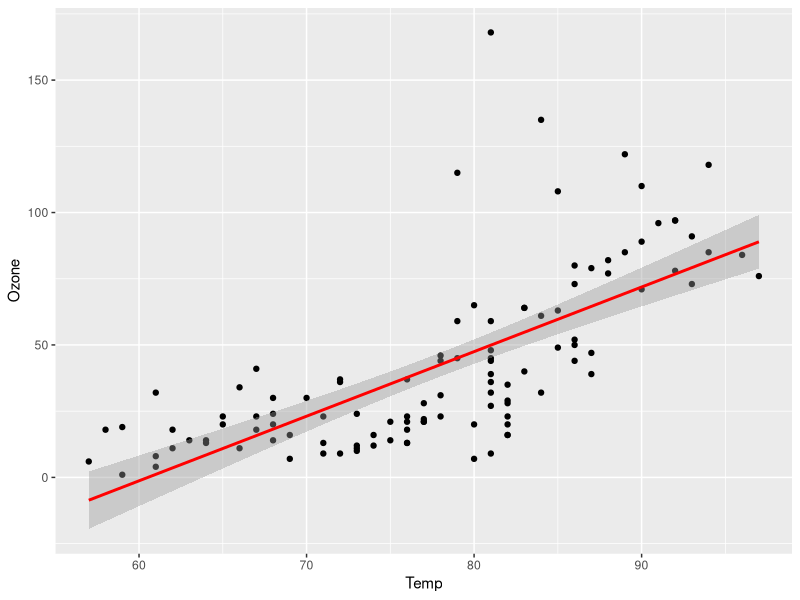
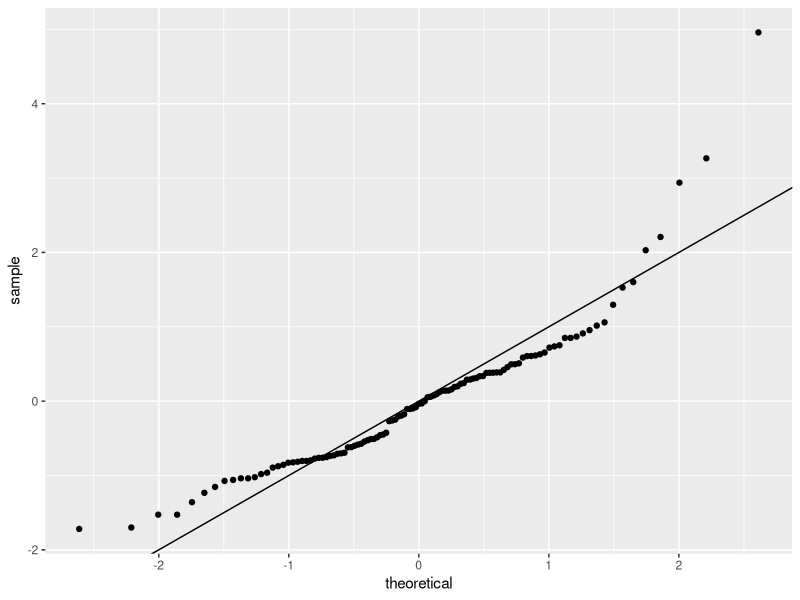
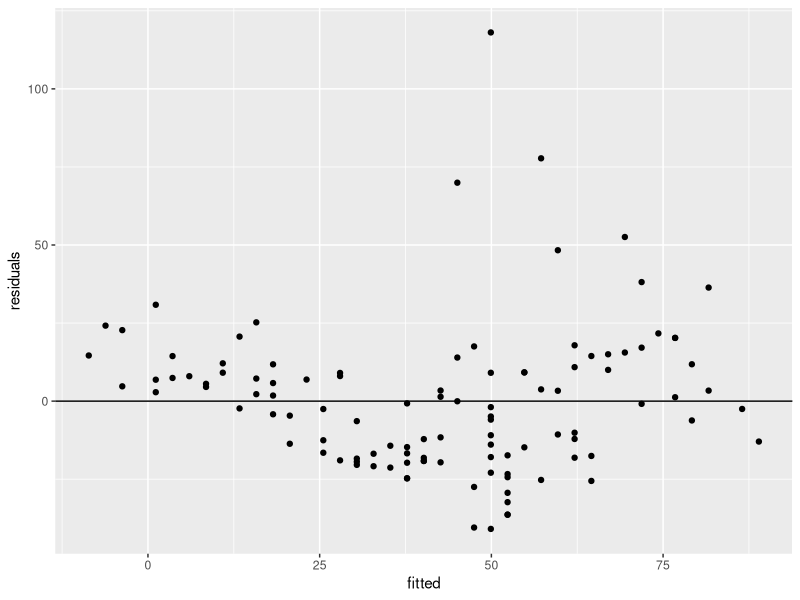
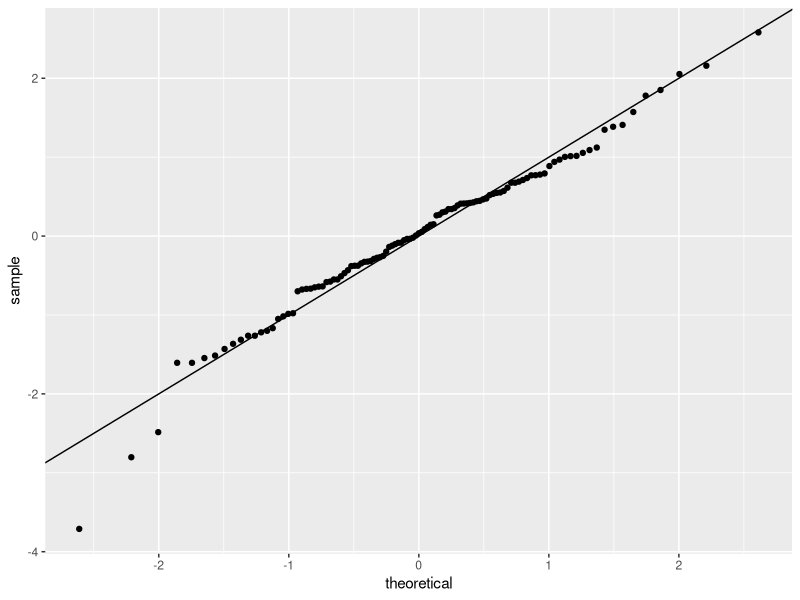
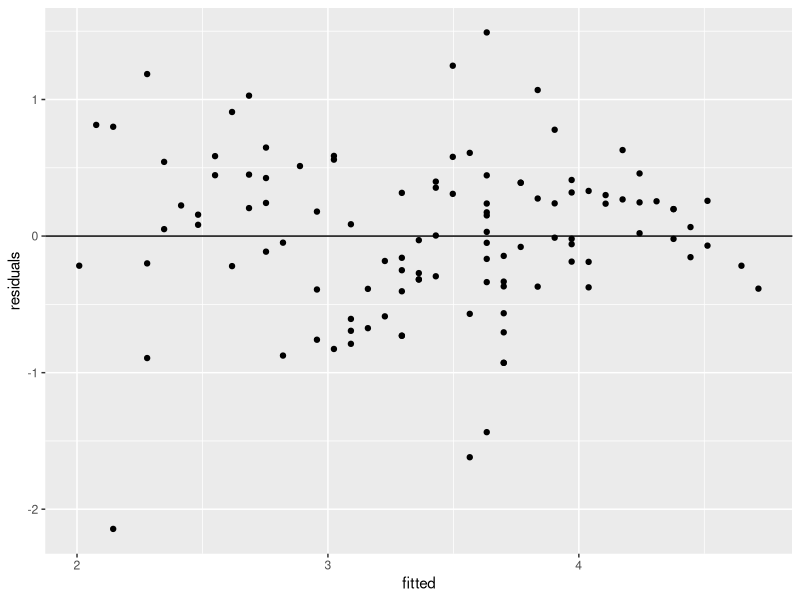
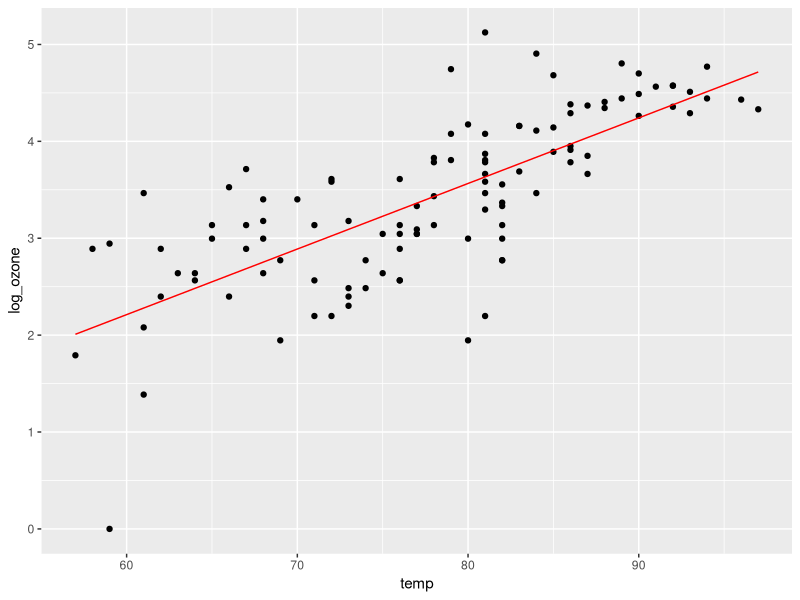
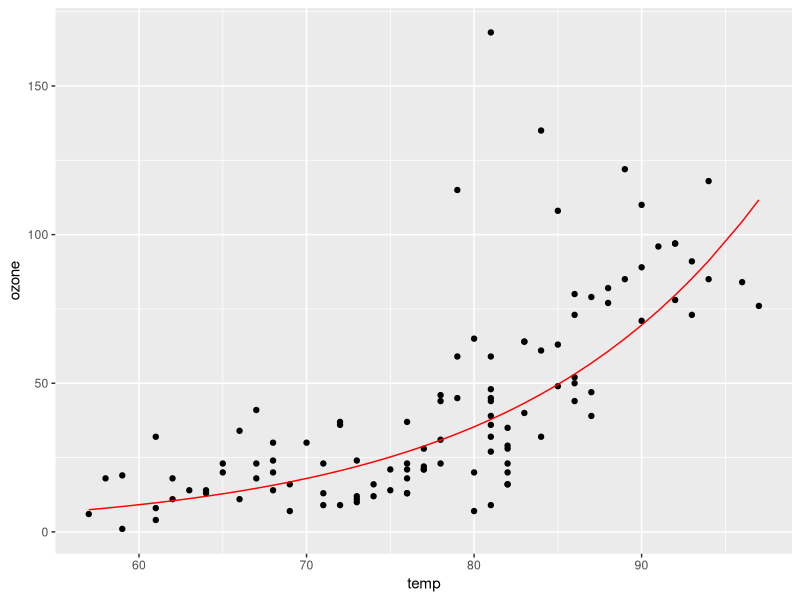

Source code (R) for these figures, in order:
## ---- chunk 1
airquality.no.na <- na.omit(airquality)

fit.airq <- lm(Ozone ~ Temp, data = airquality.no.na)

summary(fit.airq)
## ---- chunk 2
library(ggplot2)

ggplot(airquality.no.na, aes(x = Temp, y = Ozone)) +
  geom_point() +
  geom_smooth(method = "lm", se = TRUE, level = 0.95, col = "red")
## ---- chunk 3
library(dplyr)

resid <- residuals(fit.airq)
fitted <- fitted(fit.airq)

fit.airq.diagnostics <- data.frame(residuals = resid,
                                   residuals_scaled = (resid - mean(resid)) / sd(resid),
                                   fitted = fitted)

# QQ-Plot
ggplot(fit.airq.diagnostics, aes(sample = residuals_scaled)) +
  stat_qq() +
  geom_abline(intercept = 0, slope = 1)

# Fitted versus residuals
ggplot(fit.airq.diagnostics, aes(x = fitted, y = residuals)) +
  geom_point() +
  geom_hline(yintercept = 0)
## ---- chunk 4
airquality.no.na <- airquality.no.na %>% mutate(logOzone = log(Ozone))

fit.airq2 <- lm(logOzone ~ Temp, data = airquality.no.na)

summary(fit.airq2)
## ---- chunk 5
resid <- residuals(fit.airq2)
fitted <- fitted(fit.airq2)

fit.airq.diagnostics <- data.frame(residuals = resid,
                                   residuals_scaled = (resid - mean(resid)) / sd(resid),
                                   fitted = fitted)

# QQ-Plot
ggplot(fit.airq.diagnostics, aes(sample = residuals_scaled)) +
  stat_qq() +
  geom_abline(intercept = 0, slope = 1)

# Fitted versus residuals
ggplot(fit.airq.diagnostics, aes(x = fitted, y = residuals)) +
  geom_point() +
  geom_hline(yintercept = 0)
## ---- chunk 6
fit.airq.diagnostics <- fit.airq.diagnostics %>% mutate(temp = airquality.no.na$Temp,
                                                        ozone = airquality.no.na$Ozone,
                                                        log_ozone = airquality.no.na$logOzone)

# In log-space
ggplot(fit.airq.diagnostics, aes(x = temp, y = log_ozone)) +
  geom_point() +
  geom_line(aes(y = fitted), col = "red")

# In linear-space (exponent of fitted values: exp(ln(x)) = x)
ggplot(fit.airq.diagnostics, aes(x = temp, y = ozone)) +
  geom_point() +
  geom_line(aes(y = exp(fitted)), col = "red")
